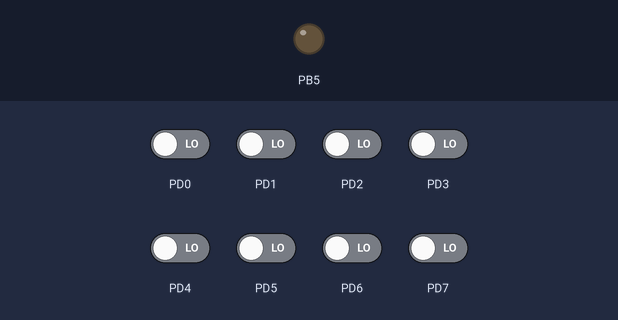
Simulated run of this program. Board: ATmega328P, built with avr-gcc and emulated at 16 MHz. Parts: output pins drawn as LEDs (lit = HIGH). The test bench sets the inputs (shaded band); at power-on: PD0–7 LOW.

Above: at 1.2 s.
1.3 s: PD2 driven HIGH and PD3 driven HIGH
At 2.5 s:
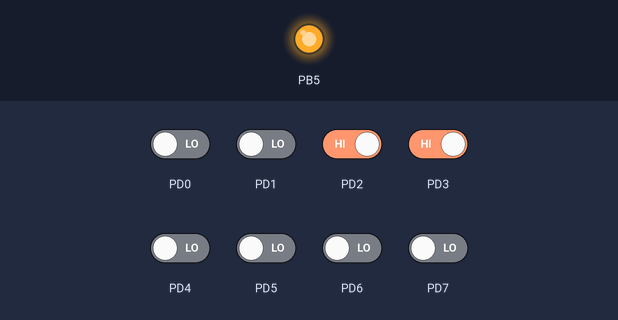
2.8 s: PD2 driven LOW
At 3.9 s:
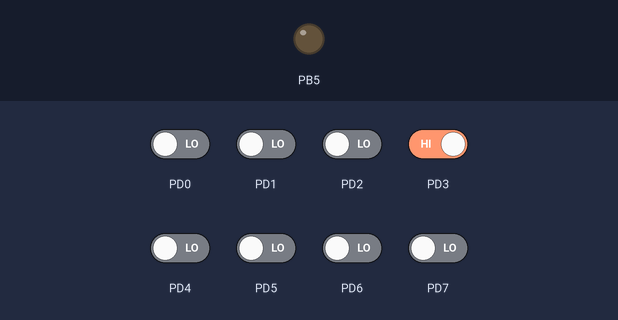
4.3 s: PD2 driven HIGH
At 5.0 s:
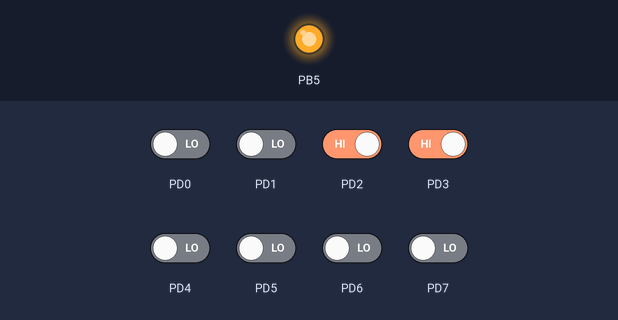
Timing chart, 0 to 7.3 s (numbered marks = the images above; inputs shaded):
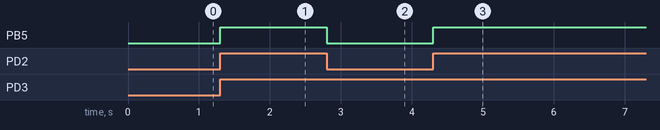

Measured:
- after the input at 1.3 s, PB5: LOW → HIGH at once
- after the input at 2.8 s, PB5: HIGH → LOW at once
- after the input at 4.3 s, PB5: LOW → HIGH at once

The program:

main.c
```c
#include<avr/io.h>
#include<util/delay.h>

int main(void)
{
  int P,Q,R,S,T;
  int A,B,C,D;

  DDRD &=-(1<<PD2)&(1<<PD3)&(1<<PD4)&(1<<PD5)&(1<<PD6);

  DDRB |=(1<<PB5);


  while(1)
  {
    P=(PIND & (1<<PIND2)) == (1<<PIND2);
    Q=(PIND & (1<<PIND3)) == (1<<PIND3);
    R=(PIND & (1<<PIND4)) == (1<<PIND4);
    S=(PIND & (1<<PIND5)) == (1<<PIND5);
    T=(PIND & (1<<PIND6)) == (1<<PIND6);

    A=(P&&Q) && ((!T)||(R&&S));
    B=0;
    C=0;
    D=0;

    PORTB = (A<<5);


  }

  return 0;
}
```
